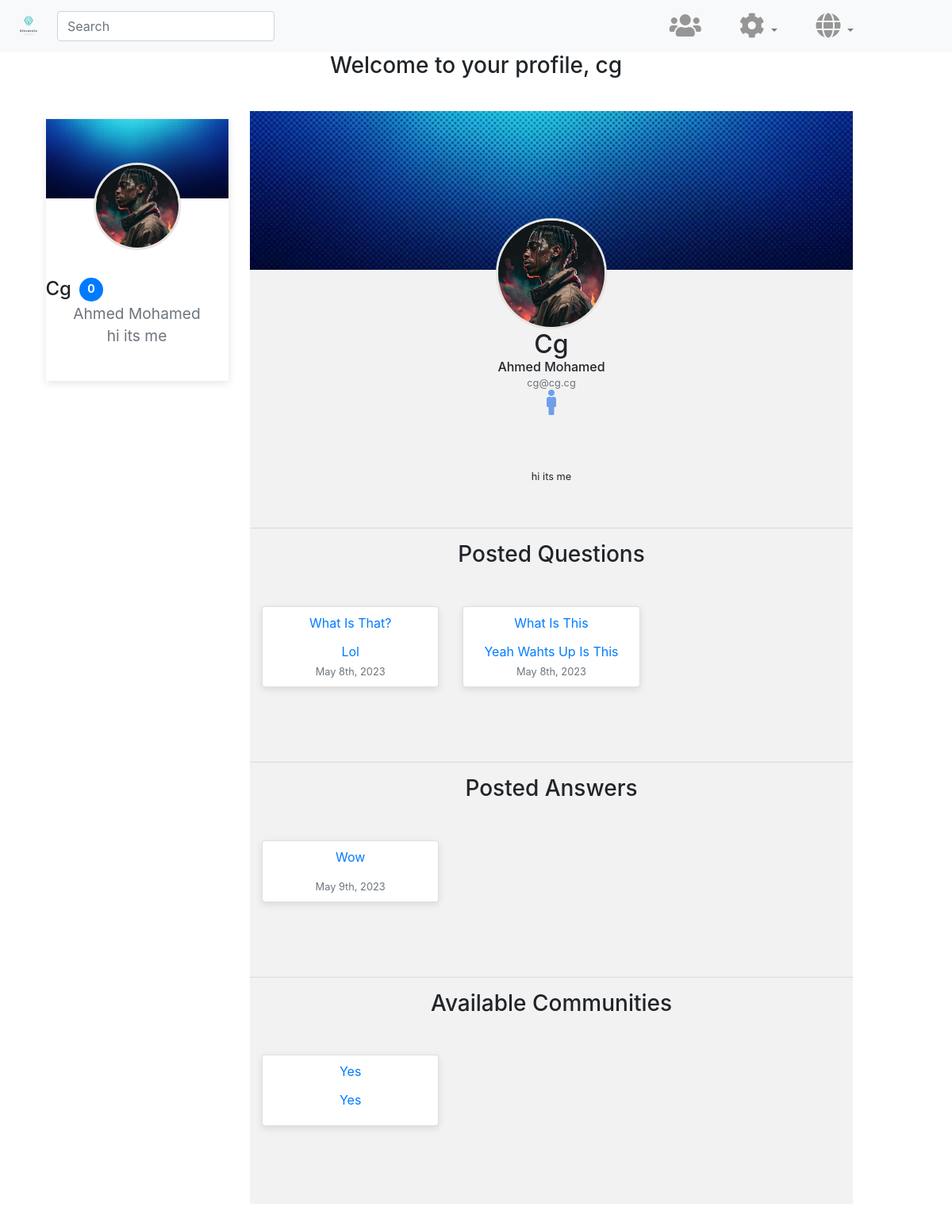
/profile.php (signed in), run on the app's committed database.
### tables this page shows
CREATE TABLE `users` (
  `id` int(11) NOT NULL,
  `username` varchar(255) NOT NULL,
  `email` varchar(255) NOT NULL,
  `password` varchar(255) NOT NULL,
  `reputation` int(11) NOT NULL DEFAULT 0,
  `created_at` timestamp NOT NULL DEFAULT current_timestamp(),
  `gender` char(1) NOT NULL,
  `f_name` varchar(45) NOT NULL,
  `l_name` varchar(45) NOT NULL,
  `bio` varchar(4000) DEFAULT NULL,
  `img` varchar(500) DEFAULT 'default.png'
);

CREATE TABLE `questions` (
  `q_id` int(11) NOT NULL,
  `body` text NOT NULL,
  `created_at` timestamp NOT NULL DEFAULT current_timestamp(),
  `comm_id` int(11) NOT NULL,
  `user_id` int(11) NOT NULL,
  `title` varchar(255) NOT NULL,
  `upvotes` int(11) NOT NULL DEFAULT 0,
  `downvotes` int(11) NOT NULL DEFAULT 0
);

CREATE TABLE `answers` (
  `answer_id` int(11) NOT NULL,
  `body` text NOT NULL,
  `created_at` timestamp NOT NULL DEFAULT current_timestamp(),
  `question_id` int(11) NOT NULL,
  `user_id` int(11) NOT NULL,
  `upvotes` int(11) NOT NULL DEFAULT 0,
  `downvotes` int(11) NOT NULL DEFAULT 0
);

CREATE TABLE `communities` (
  `comm_id` int(11) NOT NULL,
  `name` varchar(255) NOT NULL,
  `description` varchar(255) NOT NULL
);

### languages/lang.php (called while the page is built, shortened)
<?php
function __($str)
{
    return $str;
}

### profile.php (the view, shortened to what this page needs)
<?php
require "languages/lang.php";
require 'inc/dbh.inc.php';
if(isset($_GET['id']))
{
    $userid = $_GET['id'];
}
else
{
    $userid = $_SESSION['id'];
}
$sql = "select * from users where id = ".$userid;
$stmt = mysqli_stmt_init($db);
if (!mysqli_stmt_prepare($stmt, $sql))
{
    die('SQL error');
}
else
{
    mysqli_stmt_execute($stmt);
    $result = mysqli_stmt_get_result($stmt);
    $user = mysqli_fetch_assoc($result);
}
include 'inc/HTML-head.php';
?>
</head>
<body>
  <?php include 'inc/navbar.php'; ?>
    <h3 style='text-align:center' data-i18n="wlcome"> <?= __('Welcome to your profile,')?> <?php echo  $_SESSION['username'];?> </h3>
    <div class="container">
        <div class="row">
          <div class="col-sm-3">
           <?php include 'inc/profile-card.php'; ?>
           </div>
            <div class="col-sm-8 text-center" id="user-section">
                <img class="cover-img" src="image/user-cover.jpg">
                <img class="profile-img" src="<?php echo $user['img']; ?>">
                <h2 data-i18n="username"><?php echo ucwords($user['username']); ?></h2>
                <h6 data-i18n="fl_name"><?php echo ucwords($user['f_name']) ." " . ucwords($user['l_name']); ?></h6>
                <h6><?php echo '<small class="text-muted">'.$user['email'].'</small>'; ?></h6>
                <?php
                  if ($user['gender'] == 'm')
                  {
                      echo '<i class="fa fa-male fa-2x" aria-hidden="true" style="color: #709fea;"></i>';
                  }
                  else if ($user['gender'] == 'f')
                  {
                      echo '<i class="fa fa-female fa-2x" aria-hidden="true" style="color: #FFA6F5;"></i>';
                  }
                  ?>
                <br><br>
                <div class="profile-bio" style='text-align:center'>
                    <small><?php echo $user['bio'];?></small>
                </div>
                <hr>
                <h3><?= __('Posted Questions')?></h3>
                <br><br>
                <?php
                $sql = "SELECT * FROM questions WHERE user_id = ?";
                      $stmt = mysqli_stmt_init($db);
                      if (!mysqli_stmt_prepare($stmt, $sql))
                      {
                          die('SQL error');
                      }
                      else
                      {
                          mysqli_stmt_bind_param($stmt, "s", $userid);
                          mysqli_stmt_execute($stmt);
                          $result = mysqli_stmt_get_result($stmt);
                          echo '<div class="container"><div class="row">';
                          $row = mysqli_fetch_assoc($result);
                          if(empty($row))
                          {
                              echo '<div class="col-sm-4" style="padding-bottom: 30px;"></div>
                                  <div class="col-sm-4">
                                      <img class="profile-empty-img" src="image/empty.png">
                                    </div>
                                    <div class="col-sm-4" style="padding-bottom: 30px;"></div>
                                      </div>
                                    </div>';
                          }
                          else
                          {
                              do
                              {
                                  echo '<div class="col-sm-4" style="padding-bottom: 30px;">
                        <div class="card user-blogs">
                          <a href="posts.php?topic='.$row['q_id'].'">
                            <div class="card-block p-2">
                              <p class="card-title">'.ucwords($row['title']).'</p>
                              <p>'. ucwords($row['body']).'</p>
                              <p class="card-text"><small class="text-muted">'.date("F jS, Y", strtotime($row['created_at'])).'</small></p>
                            </div>
                          </a>
                        </div>
                      </div>';
                              }while ($row = mysqli_fetch_assoc($result));
                              echo '</div></div>';
                          }
                      }
                ?>
                <br><br>
                <hr>
              <h3><?= __('Posted Answers')?></h3>
              <br><br>
              <?php
                    $sql = "select * from answers "
                            . "where user_id = ?";
                    $stmt = mysqli_stmt_init($db);
                    if (!mysqli_stmt_prepare($stmt, $sql))
                    {
                        die('SQL error');
                    }
                    else
                    {
                        mysqli_stmt_bind_param($stmt, "s", $userid);
                        mysqli_stmt_execute($stmt);
                        $result = mysqli_stmt_get_result($stmt);
                        echo '<div class="container">'
                                    .'<div class="row">';
                        $row = mysqli_fetch_assoc($result);
                        if(empty($row))
                        {
                            echo '<div class="col-sm-4" style="padding-bottom: 30px;"></div>
                                <div class="col-sm-4">
                                    <img class="profile-empty-img" src="image/empty.png">
                                  </div>
                                  <div class="col-sm-4" style="padding-bottom: 30px;"></div>
                                    </div>
                                  </div>';
                        }
                        else
                        {
                            do
                            {
                                    echo '<div class="col-sm-4" style="padding-bottom: 30px;">
                                        <div class="card user-blogs">
                                            <a href="posts.php?topic='.$row['question_id'].'">
                                            <div class="card-block p-2">
                                              <p class="card-title">'.ucwords($row['body']).'</p>
                                             <p class="card-text"><small class="text-muted">'
                                             .date("F jS, Y", strtotime($row['created_at'])).'</small></p>
                                            </div>
                                            </a>
                                          </div>
                                          </div>';
                            }while ($row = mysqli_fetch_assoc($result));
                            echo '</div>'
                                    .'</div>';
                        }
                    }
              ?>
              <br><br>
              <hr>
              <h3><?= __('Available Communities')?></h3>
              <br><br>
              <?php
                    $sql = "select * from communities ";
                    $stmt = mysqli_stmt_init($db);
                    if (!mysqli_stmt_prepare($stmt, $sql))
                    {
                        die('SQL error');
                    }
                    else
                    {
                        mysqli_stmt_execute($stmt);
                        $result = mysqli_stmt_get_result($stmt);
                        echo '<div class="container">'
                                    .'<div class="row">';
                        $row = mysqli_fetch_assoc($result);
                        if(empty($row))
                        {
                            echo '<div class="col-sm-4" style="padding-bottom: 30px;"></div>
                                <div class="col-sm-4">
                                    <img class="profile-empty-img" src="image/empty.png">
                                  </div>
                                  <div class="col-sm-4" style="padding-bottom: 30px;"></div>
                                    </div>
                                  </div>';
                        }
                        else
                        {
                            do
                            {
                                    echo '<div class="col-sm-4" style="padding-bottom: 30px;">
                                        <div class="card user-blogs">
                                            <a href="comm.php?comm_id='.$row['comm_id'].'">
                                            <div class="card-block p-2">
                                              <p class="card-title">'.ucwords($row['name']).'</p>
                                              <p class="card-title">'.ucwords($row['description']).'</p>
                                            </div>
                                            </a>
                                          </div>
                                          </div>';
                            }while ($row = mysqli_fetch_assoc($result));
                            echo '</div>'
                                    .'</div>';
                        }
                    }
              ?>
              <br><br>
            </div>
            <div class="col-sm-1">
            </div>
          </div>
        </div>
</body>

### inc/HTML-head.php (shortened to what this page needs)
<!DOCTYPE html>
<html>
    <head>
        <link href="css/bootstrap.min.css" rel="stylesheet">
        <link href="font-awesome/css/font-awesome.min.css" rel="stylesheet">
        <link rel="stylesheet" href="https://cdnjs.cloudflare.com/ajax/libs/font-awesome/4.7.0/css/font-awesome.min.css">
        <link rel="stylesheet" href="https://cdnjs.cloudflare.com/ajax/libs/font-awesome/5.15.3/css/all.min.css" />
        <link href="css/footer.css" rel="stylesheet">
        <link href="css/styles.css" rel="stylesheet">

### inc/navbar.php (shortened to what this page needs)
<nav class="navbar sticky-top navbar-expand-md navbar-light bg-light">
    <a class="navbar-brand" href="index.php">
        <img src="image/400.png" width="40" height="40">
    </a>
    <form method="POST" action="search1.php" class="d-flex">
        <div class="input-group">
            <input class="form-control me-2" type="search" name="query" id="query" placeholder="<?= __('Search')?>" aria-label="<?= __('Search')?>">
        </div>
    </form>
            <div class="collapse navbar-collapse justify-content-right" id="navbarSupportedContent">
              <ul class="navbar-nav ml-auto mr-1">
                <li class="nav-item px-3">
                </li>
                <li class="nav-item px-3">
                    <a class="nav-link" href="https://github.com/CGUltimateno/FCAIH-QAW">
                        <i class="fa fa-github fa-2x" aria-hidden="true"></i>
                    </a>
                </li>
                <li class="nav-item px-3">
                    <a class="nav-link" href="users-view.php">
                        <i class="fa fa-users fa-2x" aria-hidden="true"></i>
                    </a>
                </li>
                  <li class="nav-item dropdown px-3">
                      <a class="nav-link dropdown-toggle" href="#" id="navbarDropdown" role="button" data-toggle="dropdown" aria-haspopup="true" aria-expanded="false">
                          <i class="fa fa-cog fa-2x" aria-hidden="true"></i>
                      </a>
                  </li>
                  <li class="nav-item dropdown px-3">
                      <a class="nav-link dropdown-toggle languageDropdown" href="#" id="languageDropdown" role="button" data-toggle="dropdown" aria-haspopup="true" aria-expanded="false">
                          <i class="fa fa-globe fa-2x" aria-hidden="true"></i>
                      </a>
                  </li>
                <li class="nav-item px-3">
                  <a class="nav-link" href="inc/logout.inc.php">
                      <i class="fa fa-sign-out fa-2x" aria-hidden="true"></i>
                  </a>
                </li>
              </ul>
            </div>
        </nav>

### inc/profile-card.php (shortened to what this page needs)
<div class='card card-profile text-center'>
    <img alt='' class='card-img-top card-user-cover' src='image/user-cover.jpg'>
    <div class='card-block'>
        <?php if($_SESSION['username']=='admin'){
            $r="Admin.php?login=success";
        }
        else{
            $r="profile.php?login=success";
        }
        ?>
        <a href='<?php echo $r?> '>
            <img src='<?php echo $_SESSION['img']  ?>' class='card-img-profile'>
        </a>
        <h4 class='card-title'>
            <div style='display: flex; align-items: center;'>
                <?php echo ucwords($_SESSION['username']); ?>
                <div style='display: flex; align-items: center; justify-content: center; margin-left: 10px; width: 30px; height: 30px; border-radius: 50%; background-color: #007bff; color:#fff; font-size: 14px; font-weight: bold; cursor:pointer;'>
                    <?php echo $_SESSION["reputation"]?>
                </div>
            </div>
            <small class="text-muted">
                <?php echo ucwords($_SESSION['f_name']." ".$_SESSION['l_name']); ?>
            </small>
            <br>
            <small class="text-muted"><?php echo $_SESSION['bio']; ?></small>
        </h4>
        <a href="edit.php">
            <i class="fa fa-pencil fa-2x edit-profile" aria-hidden="true"></i>
        </a>
    </div>
</div>

### css/styles.css (style rules this page uses)
html, body { height: 100%; }
img { max-width: 100%; }
a { text-decoration: none }
.card-profile { width: 230px; height: 330px; margin: 50px auto; background-color: #e6e5e1; border-radius: 0; border: 0; }
.card-profile .card-img-top { border-radius: 0; }
.card-img-profile { width: 110px; height: 110px; object-fit: cover; border-radius: 50%; margin-top: -45px; margin-bottom: 35px; border: 3px solid #e6e5e1; }
.edit-profile { position: absolute; right: 10px; top: 110px; }
.card-img-profile { transition: transform .2s; }
#user-section { background-color: #F2F2F2; padding: 0px; margin: 40px 0px 60px 0px; padding-bottom: 20px; }
.cover-img { width: 100%; height: 200px; object-fit: cover; }
.profile-img { width: 140px; height: 140px; object-fit: cover; border-radius: 50%; margin-top: -65px; margin-bottom: 0px; border: 3px solid #e6e5e1; }
.profile-bio { text-align: justify; padding: 5%; }
.card { background: #fff; box-shadow: 0 3px 10px rgba(0, 0, 0, 0.1); }
* { word-wrap: break-word; overflow-wrap: break-word; }
h1, h2, h3, h4, h5, h6, p, a, ul, span, li, img, inpot, button { margin: 0; padding: 0; }
.navbar .fa { color: #969696; }
.card-user-cover { height: 100px; object-fit: cover; }
.card-profile .fa { color: grey; }

### data on the page
users: img (picture), username "Cg", f_name "Ahmed", l_name "Mohamed", email "cg@cg.cg", bio "hi its me"
questions: title "What Is That?", body "Lol", created_at "May 8th, 2023"
questions: title "What Is This", body "Yeah Wahts Up Is This", created_at "May 8th, 2023"
answers: body "Wow", created_at "May 9th, 2023"
communities: name "Yes", description "Yes"

### other printed values
__('Welcome to your profile,') "Welcome to your profile,"
$_SESSION['username'] "cg"
$_SESSION['username'] "Cg"
$_SESSION["reputation"] "0"
$_SESSION['f_name']." ".$_SESSION['l_name'] "Ahmed Mohamed"
$_SESSION['bio'] "hi its me"
__('Posted Questions') "Posted Questions"
__('Posted Answers') "Posted Answers"
__('Available Communities') "Available Communities"
